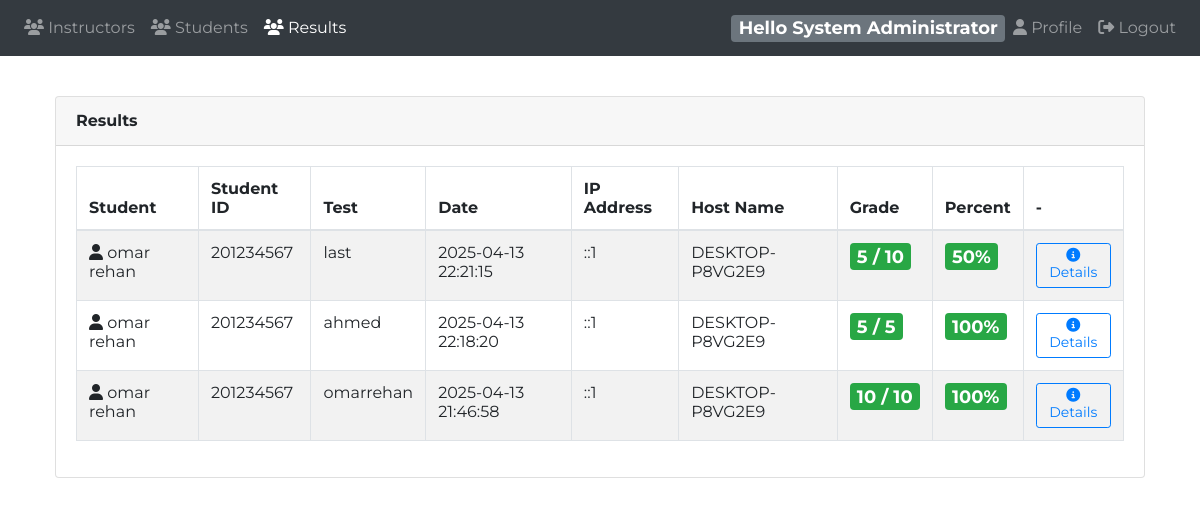
The page /instructor/?results (signed in) on the database its author committed.
### tables this page shows
CREATE TABLE `instructor` (
  `id` int(11) NOT NULL,
  `name` varchar(120) NOT NULL,
  `email` varchar(120) NOT NULL,
  `password` varchar(100) NOT NULL,
  `phone` varchar(13) NOT NULL,
  `password_token` varchar(100) DEFAULT NULL,
  `token_expire` timestamp NULL DEFAULT NULL,
  `suspended` int(11) NOT NULL DEFAULT 0,
  `isAdmin` tinyint(1) NOT NULL DEFAULT 0
);

CREATE TABLE `result` (
  `id` int(11) NOT NULL,
  `studentID` int(11) NOT NULL,
  `testID` int(11) NOT NULL,
  `groupID` int(11) DEFAULT NULL,
  `settingID` int(11) DEFAULT NULL,
  `startTime` timestamp NOT NULL DEFAULT current_timestamp(),
  `endTime` timestamp NULL DEFAULT NULL,
  `isTemp` tinyint(1) NOT NULL DEFAULT 1,
  `hostname` varchar(255) DEFAULT NULL,
  `ipaddr` varchar(15) DEFAULT NULL,
  `score` int(11) DEFAULT NULL
);

CREATE TABLE `student` (
  `id` int(11) NOT NULL,
  `name` varchar(255) DEFAULT NULL,
  `email` varchar(255) DEFAULT NULL,
  `phone` varchar(255) DEFAULT NULL,
  `password` varchar(255) DEFAULT NULL,
  `password_token` varchar(100) DEFAULT NULL,
  `token_expire` timestamp NULL DEFAULT NULL,
  `suspended` tinyint(1) DEFAULT 0,
  `sessionID` varchar(100) DEFAULT NULL
);

CREATE TABLE `test` (
  `id` int(11) NOT NULL,
  `name` varchar(255) DEFAULT NULL,
  `courseID` int(11) DEFAULT NULL,
  `deleted` tinyint(1) DEFAULT 0,
  `instructorID` int(11) DEFAULT NULL
);

### instructor/app/model/dbh.class.php (called while the page is built)
<?php
class dbh {
    private $host = "localhost";
   private $port = "3306";
    private $username = "root";
    private $password = "";
  private $dbName = "online_exam";
    public function connect() {
        try {
            $dsn = "mysql:host={$this->host};port={$this->port};dbname={$this->dbName};charset=utf8mb4";
            $pdo = new PDO($dsn, $this->username, $this->password);
            $pdo->setAttribute(PDO::ATTR_ERRMODE, PDO::ERRMODE_EXCEPTION);
            $pdo->setAttribute(PDO::ATTR_DEFAULT_FETCH_MODE, PDO::FETCH_ASSOC);
            return $pdo;
        } catch (PDOException $e) {
            die("   Eror Connection Database " . $e->getMessage());
        }
    }
}

### instructor/app/model/instructor.class.php (called while the page is built, shortened)
<?php
class Instructor extends dbh {
    public function getByEmail($email) {
        $sql = "SELECT id, name, password, email, phone, isAdmin FROM instructor WHERE email = :email";
        $stmt = $this->connect()->prepare($sql);
        $stmt->bindParam(":email", $email);
        $stmt->execute();
        return $stmt->fetch(PDO::FETCH_OBJ);
    }
}

### instructor/app/model/result.class.php (called while the page is built, shortened)
<?php
class Result extends Dbh {
    public function getAll() {
        if ($_SESSION['mydata']->isAdmin) {
            $query = "SELECT r.id, r.testID, t.name AS testName, s.name AS studentName,
                      r.studentID, r.startTime, r.endTime,
                      ipaddr, hostname,
                      getResultGrade(r.id) AS FinalGrade,
                      getResultMaxGrade(r.id) AS TestDegree
                      FROM result r
                      INNER JOIN test t ON t.id = r.testID
                      INNER JOIN student s ON s.id = r.studentID
                      GROUP BY t.id, r.id
                      ORDER BY r.endTime DESC";
            $statement = $this->connect()->prepare($query);
        }
        $statement->execute();
        $results = $statement->fetchAll(PDO::FETCH_OBJ);
        return $results;
    }
}
?>

### instructor/app/view/results.php (the view, shortened to what this page needs)
<?php
require_once 'header.php';
require_once 'navbar.php';
$res = new result;
		if(isset($_GET['needsReview'])){
			$review = $res->questionsNeedsReview();
			?>
			<div class="col-md-12">
				<div class="card">
					<div class="card-header">
						<strong class="card-title">Essay Answers Needs Review</strong>
						<a href="?results" type="button" class="btn btn-outline-primary float-right mb-1"><i class="fa fa-arrow-left"></i> Return To Results</a>
					</div>
					<div class="card-body">
						<table id="bootstrap-data-table" class="table table-striped table-bordered">
							<thead>
								<tr>
									<th>Student Name</th>
									<th>Question</th>
									<th>Student Answer</th>
									<th>-</th>
									<th>-</th>
								</tr>
							</thead>
							<tbody>
								<?php foreach($review as $question){?>
									<tr>
										<td><i class="fa fa-user"></i>
											<?php echo $question->StudentName ?>
										</td>
										<td>
											<?php echo $question->question ?>
										</td>
										<td>
											<?php echo $question->textAnswer ?>
										</td>
										<td>
											<form action="app/controller/result.inc.php?action=approveAnswer" method="POST" class="text-center">
												<input type="hidden" class="form-control" name="ansID" value="<?php echo $question->id ?>">
												<div class="form-row align-items-center" style="min-width:250px">
											    <div class="col-8 my-1">
											      <div class="input-group">
											        <input type="number" class="form-control" name="points" placeholder="Max(<?php echo $question->points ?>) Points" max="<?php echo $question->points ?>" min="1">
											     </div>
											    </div>
											      <button type="submit" class="btn btn-success"><i class="fa fa-check"></i></button>
											  </div>
											</form>
										</td>
										<td><a href="app/controller/result.inc.php?action=rejectAnswer&id=<?php echo $question->id ?>" class="btn btn-danger"><i class="fa fa-close"></i>Reject Answer</a></td>
									</tr>
									<?php } ?>
							</tbody>
						</table>
					</div>
				</div>
			</div>
    <?php
		}else{
			$_admin = new admin;
			$_student = new student;
			$res = new result;
			if(isset($_GET['studentID']) and $_SESSION['mydata']->isAdmin){
				$results = $_admin->getStudentResults($_GET['studentID']);
			}elseif(isset($_GET['studentID']) and !$_SESSION['mydata']->isAdmin){
				$results = $_student->getStudentResults($_GET['studentID']);
			}elseif(isset($_GET['testID']) and !$_SESSION['mydata']->isAdmin){
				$results = $res->getTestResults($_GET['testID']);
			}elseif(isset($_GET['groupID']) and !$_SESSION['mydata']->isAdmin){
				$results = $res->getGroupResults($_GET['groupID']);
			}else{
				$results = $res->getAll();
			} ?>
        <div class="col-md-12">
          <div class="card">
            <div class="card-header">
              <strong class="card-title"><?php echo ((isset($_GET['studentID']) && $results)?('Student ['. $results[0]->studentName) . ']':(isset($_GET['code'])?('Code ' . $_GET['code']):'')) ?> Results</strong>
						</div>
            <div class="card-body">
              <table id="ResultsTable" class="table table-striped table-bordered">
                <thead>
                  <tr>
                    <th>Student</th>
                    <th>Student ID</th>
                    <th>Test</th>
                    <th>Date</th>
                    <th>IP Address</th>
                    <th>Host Name</th>
                    <th>Grade</th>
                    <th>Percent</th>
                    <th>-</th>
                  </tr>
                </thead>
                <tbody>
            <?php foreach($results as $result){
									$percent = round(($result->TestDegree != 0)?(($result->FinalGrade / $result->TestDegree) * 100):0);
						?>
                    <tr>
                      <td><i class="fa fa-user"></i>
                        <?php echo $result->studentName ?>
                      </td>
                      <td>
                        <?php echo $result->studentID ?>
                      </td>
                      <td>
                        <?php echo $result->testName ?>
                      </td>
                      <td>
                        <?php echo $result->endTime ?>
                      </td>
                      <td>
                        <?php echo $result->ipaddr ?>
                      </td>
                      <td>
                        <?php echo $result->hostname ?>
                      </td>
                      <td><span class="badge badge-<?php echo (($percent < 50) ? 'danger':'success') ?>"><?php echo $result->FinalGrade . ' / ' . $result->TestDegree ?></span></td>
                      <td>
                        <?php echo (($percent < 50) ? ('<span class="badge badge-danger">' . $percent . '%') : ('<span class="badge badge-success">' . $percent . '%')) ?>
                      </td>
                      <td><a href="?results&id=<?php echo $result->id ?>" class="btn btn-outline-primary btn-sm"><i class="fa fa-info-circle"></i>Details</a></td>
                    </tr>
                    <?php } ?>
                </tbody>
              </table>
            </div>
          </div>
        </div>
        <?php } ?>
          <?php
require_once 'footer.php';
?>

### instructor/index.php (shortened to what this page needs)
<?php
$inst = new instructor();
if (isset($_SESSION['mydata']) and !$_SESSION['mydata']->isAdmin and $inst->checkAccount($_SESSION['mydata']->id)) {
    if (isset($_GET['questions'])) {
        require_once 'app/view/questions.php';
    } elseif (isset($_GET['tests'])) {
        require_once 'app/view/tests.php';
    } elseif (isset($_GET['groups'])) {
        require_once 'app/view/groups.php';
    } elseif (isset($_GET['courses'])) {
        require_once 'app/view/courses.php';
    } elseif (isset($_GET['users'])) {
        require_once 'app/view/users.php';
    } elseif (isset($_GET['results'])) {
        require_once 'app/view/results.php';
    } elseif (isset($_GET['profile'])) {
        require_once 'app/view/profile.php';
    } elseif (isset($_GET['assign'])) {
        require_once 'app/view/assign.php';
    } elseif (isset($_GET['students'])) {
        require_once 'app/view/students.php';
    } elseif (isset($_GET['logout'])) {
      unset($_SESSION['mydata']);
      header("Location: ../index.php");
        require_once 'app/view/login.php';
    } else {
        require_once 'app/view/courses.php';
    }
}elseif (isset($_SESSION['mydata']) and $_SESSION['mydata']->isAdmin) {
  if (isset($_GET['students'])) {
      require_once 'app/view/admin_students.php';
  } elseif (isset($_GET['results'])) {
      require_once 'app/view/results.php';
  } elseif (isset($_GET['profile'])) {
      require_once 'app/view/profile.php';
  } elseif (isset($_GET['logout'])) {
    unset($_SESSION['mydata']);
    header("Location: ../index.php");
      require_once 'app/view/login.php';
  } else {
      require_once 'app/view/admin_instructors.php';
  }
}

### instructor/app/view/header.php (shortened to what this page needs)
<html>
<head>
		<link rel="stylesheet" href="../style/css/icheck-bootstrap.min.css">
		<link rel="stylesheet" type="text/css" href="https://stackpath.bootstrapcdn.com/bootstrap/4.4.1/css/bootstrap.min.css" rel="stylesheet">
		<link rel="stylesheet" type="text/css" href="https://cdn.datatables.net/v/dt/dt-1.10.20/b-1.6.1/b-flash-1.6.1/b-html5-1.6.1/b-print-1.6.1/r-2.2.3/sl-1.3.1/datatables.min.css"/>
	  <link rel="stylesheet" href="https://cdnjs.cloudflare.com/ajax/libs/tempusdominus-bootstrap-4/5.0.0-alpha14/css/tempusdominus-bootstrap-4.min.css" />
		<link rel="stylesheet" type="text/css" href="style/css/summernote-lite.min.css">
		<link rel="stylesheet" type="text/css" href="style/css/instructor.css">
		<link rel="stylesheet" type="text/css" href="style/css/percent.css" />
</head>
<body style="min-width:700px">

### instructor/app/view/navbar.php (shortened to what this page needs)
<?php
$obj = new instructor();
$usr = $obj->getByEmail($_SESSION['mydata']->email);
?>
<body>
  <nav class="navbar navbar-icon-top navbar-expand-lg navbar-dark bg-dark">
    <div class="collapse navbar-collapse" id="navbarSupportedContent">
      <ul class="navbar-nav mr-auto">
        <?php
          if($_SESSION['mydata']->isAdmin){ ?>
            <li class="nav-item <?php echo (isset($_GET['instructors'])?'active':'') ?>">
              <a class="nav-link" href="?instructors">
                <i class="fa fa-group"></i>
                Instructors
              </a>
            </li>
            <li class="nav-item <?php echo (isset($_GET['students'])?'active':'') ?>">
              <a class="nav-link" href="?students">
                <i class="fa fa-group"></i>
                Students
              </a>
            </li>
            <li class="nav-item <?php echo (isset($_GET['results'])?'active':'') ?>">
              <a class="nav-link" href="?results">
                <i class="fa fa-group"></i>
                Results
              </a>
            </li>
<?php } ?>
      </ul>
      <span class="badge badge-secondary">Hello <?php echo $_SESSION['mydata']->name ?></span>
      <ul class="navbar-nav ">
        <li class="nav-item">
          <a class="nav-link" href="?profile">
            <i class="fa fa-user"></i>
            Profile
          </a>
        </li>
        <li class="nav-item">
          <a class="nav-link" href="?logout">
            <i class="fa fa-sign-out"></i>
            Logout
          </a>
        </li>
      </ul>
    </div>
  </nav>

### instructor/app/view/footer.php (shortened to what this page needs)
</body>
</body>
</html>

### instructor/style/css/instructor.css (style rules this page uses)
body { font-family: 'Montserrat', sans-serif; min-width: 600px; }
a { cursor: pointer; text-decoration: none; }
.badge { font-size: 18; }
.card { margin: 40px; }

### rows shown on the page
instructor: name "System Administrator"
result: studentID.name "omar rehan", studentID "201234567", testID.name "last", endTime "2025-04-13 22:21:15", ipaddr "::1", hostname "DESKTOP-P8VG2E9", FinalGrade "5", TestDegree "10", percent "50"
result: studentID.name "omar rehan", studentID "201234567", testID.name "ahmed", endTime "2025-04-13 22:18:20", ipaddr "::1", hostname "DESKTOP-P8VG2E9", FinalGrade "5", TestDegree "5", percent "100"
result: studentID.name "omar rehan", studentID "201234567", testID.name "omarrehan", endTime "2025-04-13 21:46:58", ipaddr "::1", hostname "DESKTOP-P8VG2E9", FinalGrade "10", TestDegree "10", percent "100"
